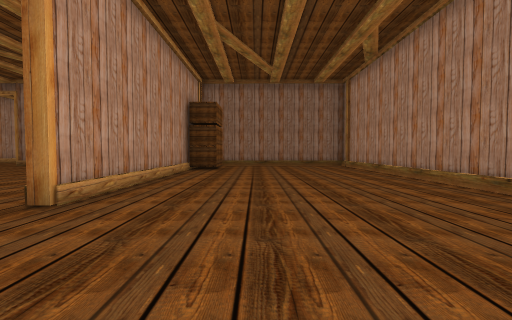
[1] (above)

18 first-person views from a walk through a scene from a Unity 3-D project. The camera is 0.68 m above the floor, tilts 2° down and sees 90° across. The floor is counted in squares, 1 m on a side. Each view is taken from the middle of a square. On the plan, view 1 faces up. The plan holds only what a view shows up to about 9 squares ahead; the rest is blank. Door leaves are left out, so doorways stand open.

[2]
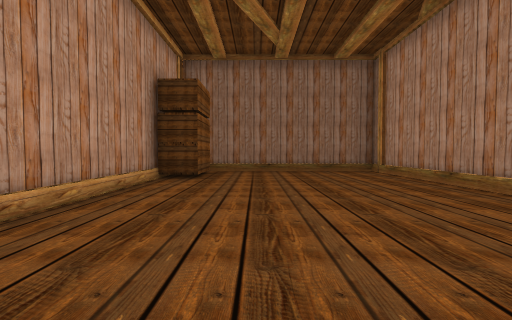

[3]
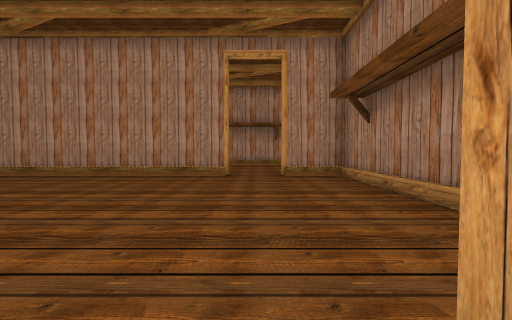

[4]
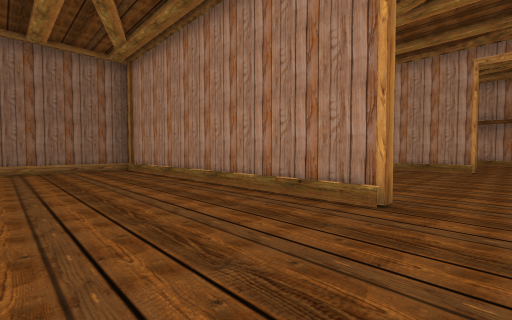

[5]
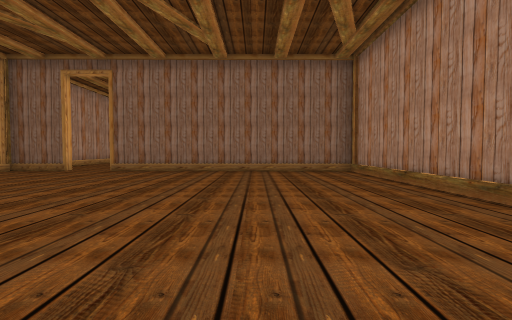

[6]
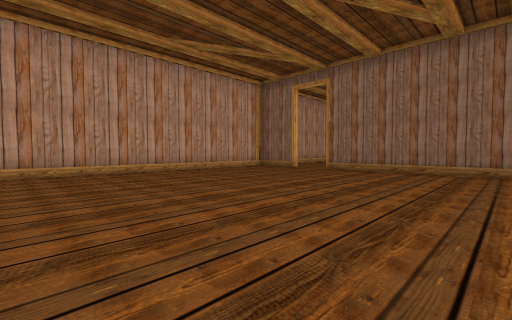

[7]
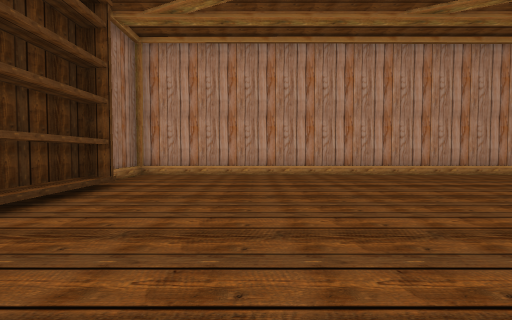

[8]
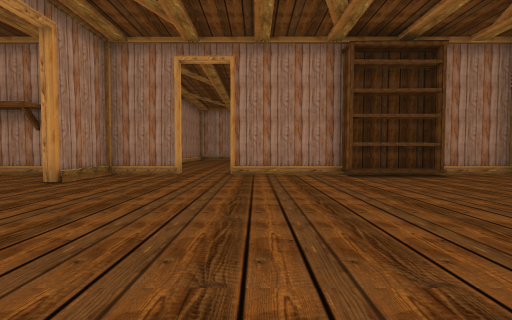

[9]
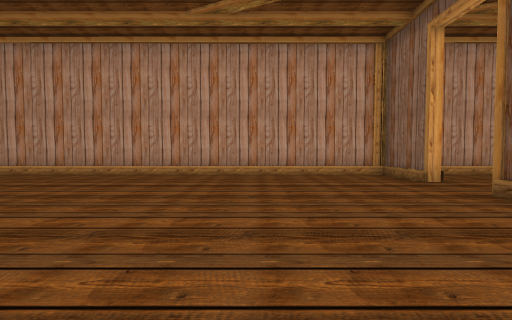

[10]
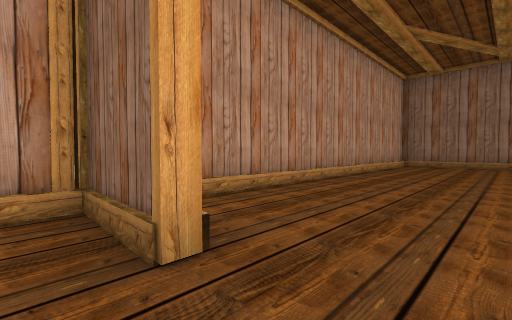

[11]
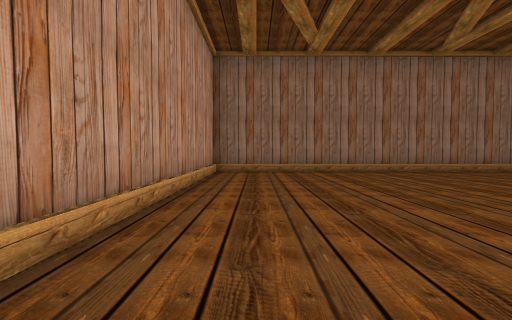

[12]
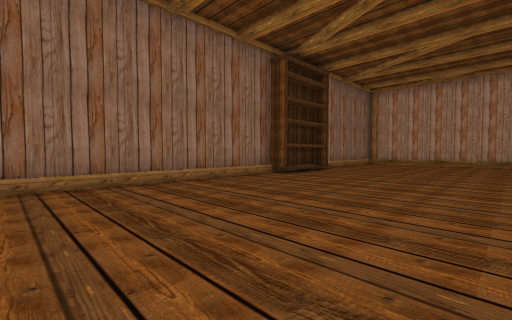

[13]
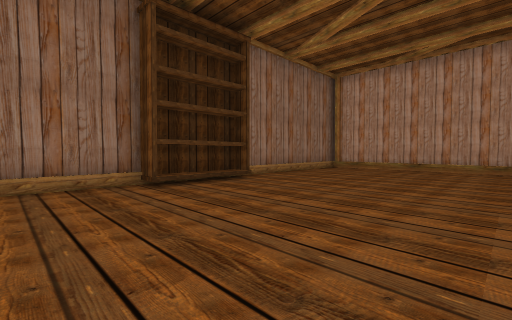

[14]
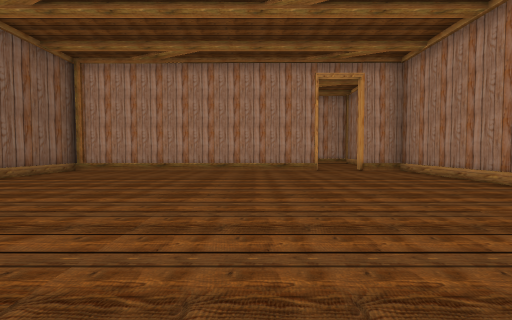

[15]
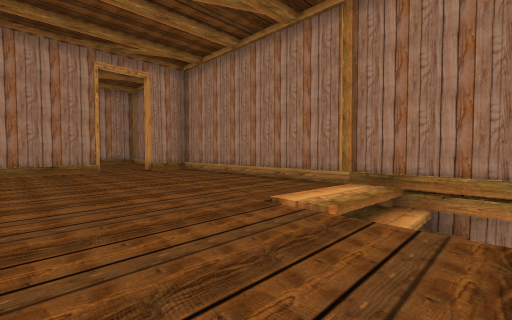

[16]
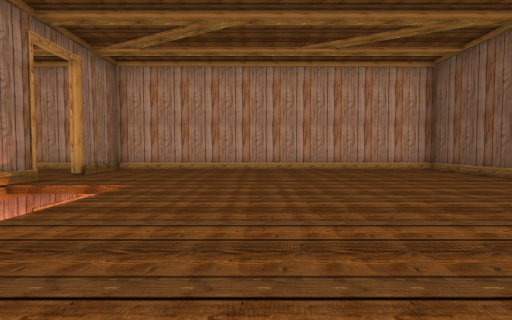

[17]
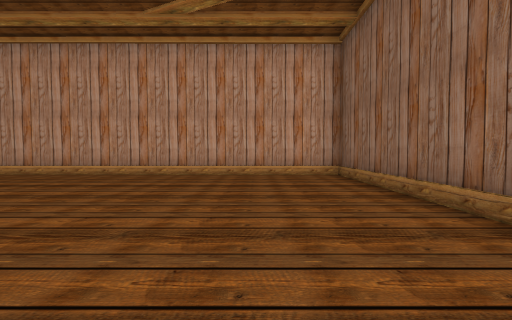

[18]
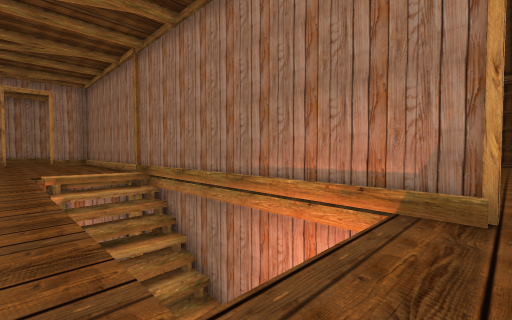

### Floor plan
Points are (right, up) in squares from view 1. A wall is a line through its corners. A room is listed if a view was taken in it or the views show most of it. See-through windows are left out.
Room 1 (views 1, 2)
walls: (4.4, 2.8) (4, 2.8) (4, 11.7) (-1.6, 11.7); (-2.7, 1.6) (-2.4, 1.6); (-1, -0.4) (4, -0.4) (4, 1.4); (-2.5, 9.8) (-2.5, 3.1)
ways out: opening at (-3, 2.5) to room 2; opening at (-3, 11) to room 2; opening at (4, 2)
objects: other object (-2, 10) to (-2, 11)
Room 2 (views 3, 4, 5, 6, 7, 8, 9, 10)
walls: (-12, 0.2) (-9.5, 0.2) (-9.5, -0.4) (-6.2, -0.4); (-12.4, 11.7) (-14.4, 11.7) (-14.4, -0.4) (-12.4, -0.4); (-11.9, -0.4) (-9.8, -0.4); (-2.5, 3.1) (-2.7, 3.1) (-2.7, 11.7) (-11, 11.7); (-4.9, -0.4) (-2.7, -0.4) (-2.7, 1.6)
ways out: opening at (-3, 2.5) to room 1; opening at (-3, 11) to room 1; opening at (-11.5, 12) to room 3; opening at (-5.5, -1)
Room 3 (views 11, 12, 13, 14, 15, 16, 17, 18)
walls: (-1.4, 22.8) (-4, 22.8) (-4, 23.4) (-14.4, 23.4) (-14.4, 13.1); (-1.5, 23.4) (-3.7, 23.4); (-11, 11.9) (4, 11.9) (4, 13.4); (-14.1, 11.9) (-12.4, 11.9); (4, 14.8) (4, 23.4) (-0.9, 23.4)
ways out: opening at (-11.5, 12) to room 2; open door at (4, 14)

Where each view was taken, in squares from view 1:
view 1: 0 up, 0 right, facing up
view 2: 3 up, 0 right, facing up
view 3: 2 up, 3 left, facing right
view 4: 2 up, 6 left, facing up-right
view 5: 3 up, 6 left, facing up
view 6: 3 up, 6 left, facing up-left
view 7: 3 up, 7 left, facing left
view 8: 7 up, 7 left, facing down
view 9: 8 up, 7 left, facing left
view 10: 11 up, 11 left, facing up-left
view 11: 15 up, 13 left, facing up
view 12: 18 up, 10 left, facing up-right
view 13: 18 up, 6 left, facing up-right
view 14: 17 up, 5 left, facing right
view 15: 17 up, 5 left, facing down-right
view 16: 17 up, 5 left, facing left
view 17: 21 up, 7 left, facing left
view 18: 15 up, 11 left, facing down-right
